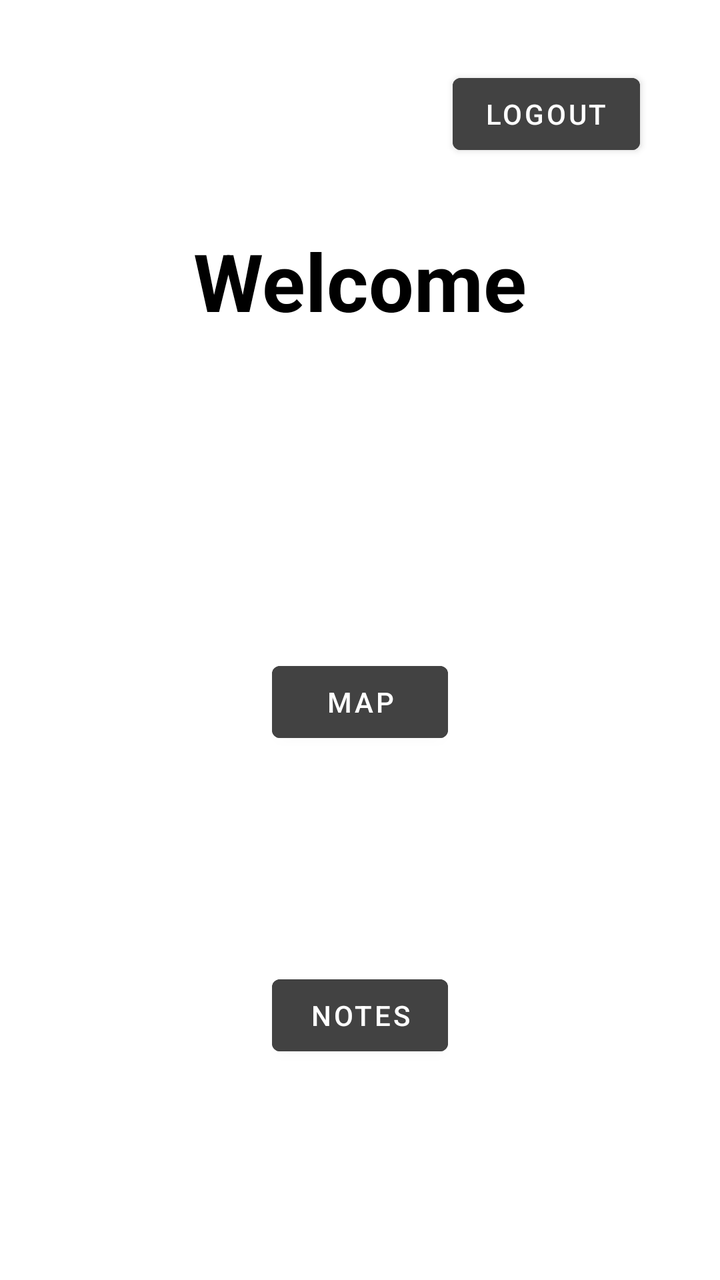
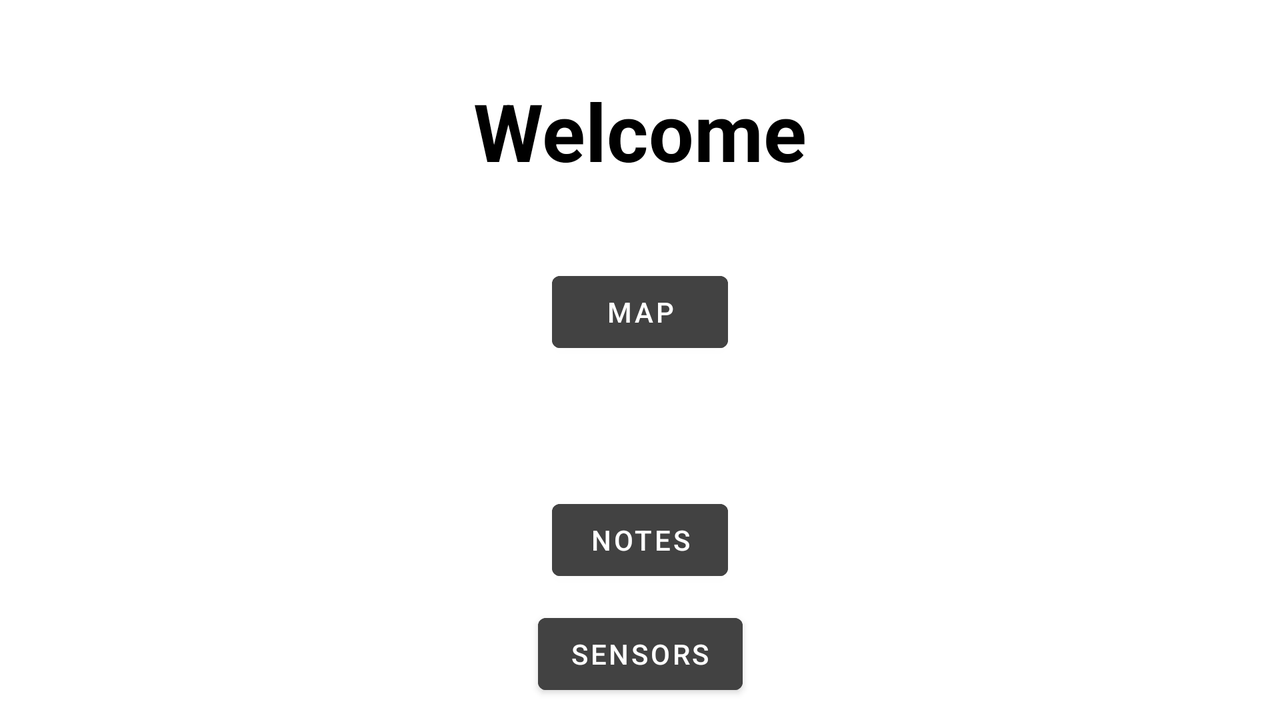

One screen, two layout resources from the same app: the default and the repository's alternative for another configuration. Each is rendered where Android would select it; the XML of both is given below.
<!-- AndroidManifest.xml: application theme Theme.CityProblems -->
<!-- res/layout/activity_menu_login.xml -->
<?xml version="1.0" encoding="utf-8"?>
<androidx.constraintlayout.widget.ConstraintLayout xmlns:android="http://schemas.android.com/apk/res/android"
    xmlns:app="http://schemas.android.com/apk/res-auto"
    xmlns:tools="http://schemas.android.com/tools"
    android:layout_width="match_parent"
    android:layout_height="match_parent"
    tools:context=".MainActivity"
    android:background="@drawable/estrada">


    <TextView
        android:id="@+id/textView"
        android:layout_width="wrap_content"
        android:layout_height="wrap_content"
        android:layout_marginTop="80dp"
        android:text=""
        android:textSize="25dp"
        android:textStyle="bold"
        android:textColor="@color/black"
        app:layout_constraintEnd_toEndOf="parent"
        app:layout_constraintStart_toStartOf="parent"
        app:layout_constraintTop_toTopOf="parent" />

    <TextView
        android:id="@+id/welcomeUser"
        android:layout_width="wrap_content"
        android:layout_height="wrap_content"
        android:text="@string/welcomeUserLoged"
        android:textSize="40dp"
        android:textStyle="bold"
        android:textColor="@color/black"
        app:layout_constraintEnd_toEndOf="parent"
        app:layout_constraintStart_toStartOf="parent"
        app:layout_constraintTop_toBottomOf="@+id/textView" />


    <Button
        android:id="@+id/buttonMapa"
        android:layout_width="wrap_content"
        android:layout_height="wrap_content"
        android:layout_marginTop="160dp"
        android:backgroundTint="@color/cardview_dark_background"
        android:text="@string/mapa"
        app:layout_constraintEnd_toEndOf="parent"
        app:layout_constraintStart_toStartOf="parent"
        app:layout_constraintTop_toBottomOf="@+id/welcomeUser" />

    <Button
        android:id="@+id/goToNotes"
        android:layout_width="wrap_content"
        android:layout_height="wrap_content"
        android:backgroundTint="@color/cardview_dark_background"
        android:text="@string/notes"
        app:layout_constraintBottom_toBottomOf="parent"
        app:layout_constraintEnd_toEndOf="parent"
        app:layout_constraintStart_toStartOf="parent"
        app:layout_constraintTop_toBottomOf="@+id/buttonMapa" />

    <Button
        android:id="@+id/logout"
        android:layout_width="wrap_content"
        android:layout_height="wrap_content"
        android:layout_marginEnd="40dp"
        android:layout_marginRight="40dp"
        android:backgroundTint="@color/cardview_dark_background"
        android:text="@string/logout"
        app:layout_constraintBottom_toBottomOf="@+id/textView"
        app:layout_constraintEnd_toEndOf="parent"
        app:layout_constraintTop_toTopOf="parent" />




</androidx.constraintlayout.widget.ConstraintLayout>
<!-- resources referenced by this layout -->
<resources>
  <string name="logout">Logout</string>
  <string name="mapa">Map</string>
  <string name="notes">Notes</string>
  <string name="welcomeUserLoged">Welcome</string>
  <style name="Theme.CityProblems" parent="Theme.MaterialComponents.DayNight.DarkActionBar">
          
          <item name="colorPrimary">@color/purple_500</item>
          <item name="colorPrimaryVariant">@color/purple_700</item>
          <item name="colorOnPrimary">@color/white</item>
          
          <item name="colorSecondary">@color/teal_200</item>
          <item name="colorSecondaryVariant">@color/teal_700</item>
          <item name="colorOnSecondary">@color/black</item>
          
          <item name="android:statusBarColor" tools:targetApi="l">?attr/colorPrimaryVariant</item>
          
      </style>
</resources>
<!-- res/layout-land/activity_menu_login.xml (the repository's variant of the layout above) -->
<!-- drawn on the phone turned sideways -->
<?xml version="1.0" encoding="utf-8"?>
<androidx.constraintlayout.widget.ConstraintLayout xmlns:android="http://schemas.android.com/apk/res/android"
    xmlns:app="http://schemas.android.com/apk/res-auto"
    xmlns:tools="http://schemas.android.com/tools"
    android:layout_width="match_parent"
    android:layout_height="match_parent"
    tools:context=".MainActivity"
    android:background="@drawable/estrada">


    <TextView
        android:id="@+id/textView"
        android:layout_width="wrap_content"
        android:layout_height="wrap_content"
        android:layout_marginTop="5dp"
        android:text=""
        android:textColor="@color/black"
        android:textSize="25dp"
        android:textStyle="bold"
        app:layout_constraintEnd_toEndOf="parent"
        app:layout_constraintStart_toStartOf="parent"
        app:layout_constraintTop_toTopOf="parent" />

    <TextView
        android:id="@+id/welcomeUser"
        android:layout_width="wrap_content"
        android:layout_height="wrap_content"
        android:text="@string/welcomeUserLoged"
        android:textSize="40dp"
        android:textStyle="bold"
        android:textColor="@color/black"
        app:layout_constraintEnd_toEndOf="parent"
        app:layout_constraintStart_toStartOf="parent"
        app:layout_constraintTop_toBottomOf="@+id/textView" />


    <Button
        android:id="@+id/buttonMapa"
        android:layout_width="wrap_content"
        android:layout_height="wrap_content"
        android:layout_marginTop="40dp"
        android:backgroundTint="@color/cardview_dark_background"
        android:text="@string/mapa"
        app:layout_constraintEnd_toEndOf="parent"
        app:layout_constraintStart_toStartOf="parent"
        app:layout_constraintTop_toBottomOf="@+id/welcomeUser" />

    <Button
        android:id="@+id/goToNotes"
        android:layout_width="wrap_content"
        android:layout_height="wrap_content"
        android:backgroundTint="@color/cardview_dark_background"
        android:text="@string/notes"
        app:layout_constraintBottom_toBottomOf="parent"
        app:layout_constraintEnd_toEndOf="parent"
        app:layout_constraintStart_toStartOf="parent"
        app:layout_constraintTop_toBottomOf="@+id/buttonMapa" />

    <Button
        android:id="@+id/logout"
        android:layout_width="wrap_content"
        android:layout_height="wrap_content"
        android:layout_marginTop="40dp"
        android:layout_marginEnd="40dp"
        android:layout_marginRight="40dp"
        android:backgroundTint="@color/cardview_dark_background"
        android:text="@string/logout"
        app:layout_constraintBottom_toBottomOf="@+id/textView"
        app:layout_constraintEnd_toEndOf="parent"
        app:layout_constraintTop_toTopOf="parent" />

    <Button
        android:id="@+id/sensorsButton"
        android:layout_width="wrap_content"
        android:layout_height="wrap_content"
        android:text="@string/sensors"
        android:backgroundTint="@color/cardview_dark_background"
        app:layout_constraintBottom_toBottomOf="parent"
        app:layout_constraintEnd_toEndOf="parent"
        app:layout_constraintStart_toStartOf="parent"
        app:layout_constraintTop_toBottomOf="@+id/goToNotes" />


</androidx.constraintlayout.widget.ConstraintLayout>
<!-- resources referenced by the variant -->
<!-- as the phone turned sideways resolves them -->
<resources>
  <string name="logout">Logout</string>
  <string name="mapa">Map</string>
  <string name="notes">Notes</string>
  <string name="sensors">Sensors</string>
  <string name="welcomeUserLoged">Welcome</string>
  <style name="Theme.CityProblems" parent="Theme.MaterialComponents.DayNight.DarkActionBar">
          
          <item name="colorPrimary">@color/purple_500</item>
          <item name="colorPrimaryVariant">@color/purple_700</item>
          <item name="colorOnPrimary">@color/white</item>
          
          <item name="colorSecondary">@color/teal_200</item>
          <item name="colorSecondaryVariant">@color/teal_700</item>
          <item name="colorOnSecondary">@color/black</item>
          
          <item name="android:statusBarColor" tools:targetApi="l">?attr/colorPrimaryVariant</item>
          
      </style>
</resources>
